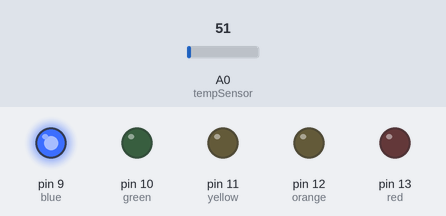
The sketch below on a simulated Arduino Uno, built with avr-gcc and run on an emulated ATmega328P. On the bench: output pins drawn as LEDs (lit = HIGH). Inputs (shaded band) come from the test bench; at power-on: A0 (tempSensor) = 51.

Above: at 2.8 s.
2.9 s: A0 (tempSensor) set to 91
4.4 s: A0 (tempSensor) set to 106
At 5.5 s:
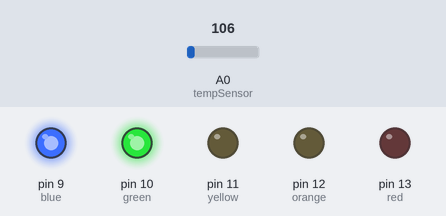
6.5 s: A0 (tempSensor) set to 86
At 8.2 s:
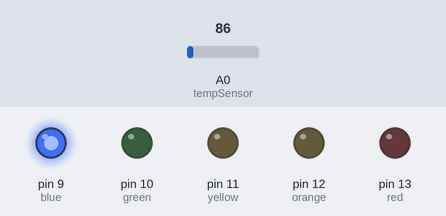
8.5 s: A0 (tempSensor) set to 112
At 9.8 s:
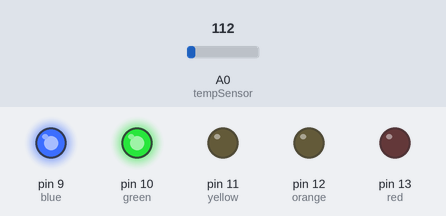
Timing chart, 0 to 11.5 s (numbered marks = the images above; inputs shaded):
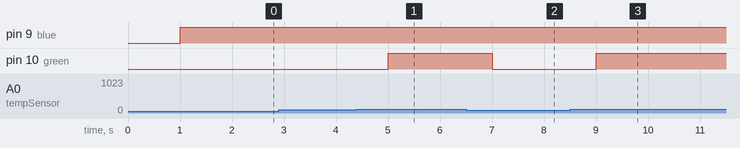

Measured:
- the behaviour switches between 101 and 102 on A0 (tempSensor) (found by bisection; images 0 and 1)
- after the input at 4.4 s, pin 10 (green): LOW → HIGH after 0.60 s
- after the input at 6.5 s, pin 10 (green): HIGH → LOW after 0.50 s
- after the input at 8.5 s, pin 10 (green): LOW → HIGH after 0.50 s

The sketch:

ex1Code.ino
```cpp
// (C) Faiza Amjad, Tehreem Asif Group: 11 __ (2024)
// Work package 4
// Exercise 1
// Submission code:  (provided by your TA-s)
// C++ code
// Define LED and button connections
const int tempSensor = A0;  // Analog input pin for temperature sensor
int red= 13; //LED
int orange= 12; //LED
int yellow= 11; //LED
int green= 10; //LED
int blue= 9; //LED
int celsius= 0; //initialising temp variable as 0
int previousTemp= 0; //stores old temperature

// Define temperature ranges for LED activation
const int tempRange1 = 0; // -40 to -1 degrees Celsius
const int tempRange2 = 30; // 0 to 30 degrees Celsius
const int tempRange3 = 60; // 31 to 60 degrees Celsius
const int tempRange4 = 100; // 61 to 100 degrees Celsius
//temp range 5 is >100
unsigned long previousMillis = 0;
const long interval = 1000; // interval to check temperature (milliseconds)

void setup() {
  Serial.begin(9600);  // Initialize serial communication
  pinMode(tempSensor,INPUT);//temp sensor
  pinMode(red,OUTPUT);// all leds as output
  pinMode(orange,OUTPUT);
  pinMode(yellow,OUTPUT);
  pinMode(green,OUTPUT);
  pinMode(blue,OUTPUT);
}

void loop() {
  unsigned long currentMillis = millis();
  if (currentMillis - previousMillis >= interval) {
    previousMillis = currentMillis;
    // Call function to check temperature every interval milliseconds
  //temperature in celsius
  celsius = map(((analogRead(tempSensor) - 20) * 3.04), 0, 1023, -40, 125);
  if(previousTemp!= celsius){
     previousTemp= celsius;
     turnOffAll();
     checkTemp();
  }  }

  //delay(1000); // Wait for 1 second-checked every one second

}

//change leds with temperature
void checkTemp(){

  //1 light on- less than 0
  if(celsius<tempRange1){blueLed();}
  //2 lights on- less than 30
  else if(celsius<=tempRange2){blueLed(); greenLed();}
  //3 lights on-less than 60
  else if(celsius<=tempRange3){ blueLed(); greenLed(); yellowLed();}
  //4 lights on- less than 100
  else if(celsius<=tempRange4){ blueLed(); greenLed(); yellowLed(); orangeLed();}
  //all lights on
  else{blueLed(); greenLed(); yellowLed(); orangeLed(); redLed();}
}

//method to turn off all lights when interrupt called
void turnOffAll(){
digitalWrite(red, LOW);
digitalWrite(orange, LOW);
digitalWrite(yellow, LOW);
digitalWrite(green, LOW);
digitalWrite(blue, LOW);
}

//methods to turn on lights
void redLed(){digitalWrite(red, HIGH);}
void orangeLed(){digitalWrite(orange, HIGH);}
void yellowLed(){digitalWrite(yellow, HIGH);}
void greenLed(){digitalWrite(green, HIGH);}
void blueLed(){digitalWrite(blue, HIGH);}
```
